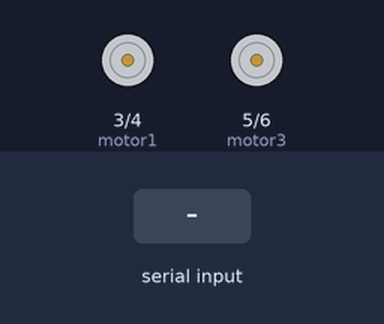
Simulated run of this sketch. Board: Arduino Uno, built with avr-gcc and run on an emulated ATmega328P. On the bench: motor-driver pin pairs drawn as motors (green arrow = first pin HIGH = forward, orange = second pin HIGH = backward, longer = more drive). The inputs (shaded band) are chosen by the test bench.

Above: at 1.2 s.
1.3 s: "F" received over Serial
At 2.4 s:
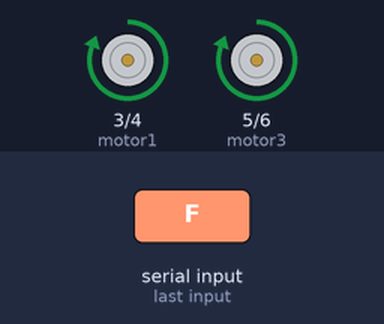
2.8 s: "B" received over Serial
At 3.5 s:
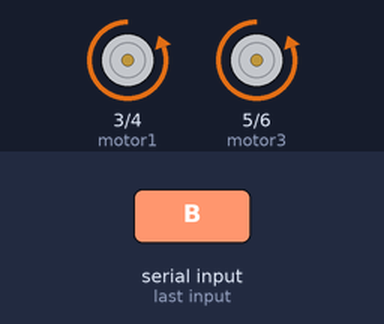
4.3 s: "L" received over Serial
At 4.7 s:
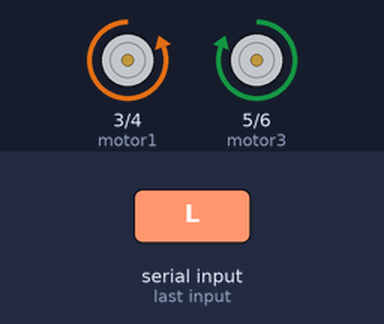
5.8 s: "R" received over Serial
At 7.0 s:
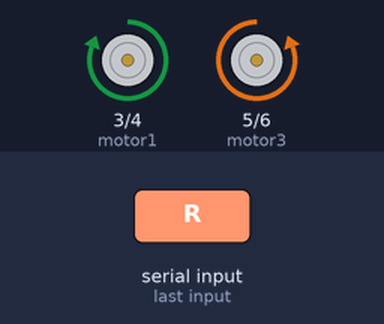
7.3 s: "S" received over Serial
At 8.2 s:
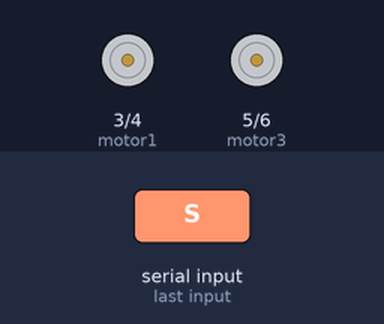
Timing chart, 0 to 9.8 s (numbered marks = the images above; inputs shaded):
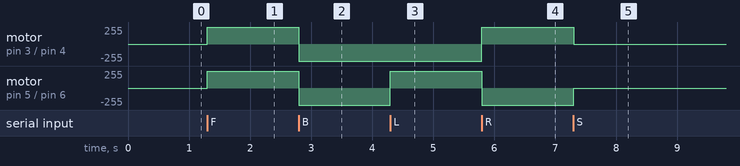

Measured:
- after the input at 1.3 s, motor on pin 3 (motor1) / pin 4 (motor2), motor on pin 5 (motor3) / pin 6 (motor4): stopped → forward 255/255 at once
- after the input at 2.8 s, motor on pin 3 (motor1) / pin 4 (motor2), motor on pin 5 (motor3) / pin 6 (motor4): forward 255/255 → backward 255/255 at once
- after the input at 4.3 s, motor on pin 5 (motor3) / pin 6 (motor4): backward 255/255 → forward 255/255 at once
- after the input at 5.8 s, motor on pin 3 (motor1) / pin 4 (motor2): backward 255/255 → forward 255/255 at once; motor on pin 5 (motor3) / pin 6 (motor4): forward 255/255 → backward 255/255 at once
- after the input at 7.3 s, motor on pin 3 (motor1) / pin 4 (motor2): forward 255/255 → stopped at once; motor on pin 5 (motor3) / pin 6 (motor4): backward 255/255 → stopped at once

The sketch:

bt_robot.ino
```cpp
char command;
int motor1 = 3;
int motor2 = 4;
int motor3 = 5;
int motor4 = 6;

void setup() {
  Serial.begin(9600);
  pinMode(motor1, OUTPUT);
  pinMode(motor2, OUTPUT);
  pinMode(motor3, OUTPUT);
  pinMode(motor4, OUTPUT);
}

void loop() {
  if (Serial.available()) {
    command = Serial.read();
    if (command == 'F') { digitalWrite(motor1, HIGH); digitalWrite(motor2, LOW); digitalWrite(motor3, HIGH); digitalWrite(motor4, LOW); }
    if (command == 'B') { digitalWrite(motor1, LOW); digitalWrite(motor2, HIGH); digitalWrite(motor3, LOW); digitalWrite(motor4, HIGH); }
    if (command == 'L') { digitalWrite(motor1, LOW); digitalWrite(motor2, HIGH); digitalWrite(motor3, HIGH); digitalWrite(motor4, LOW); }
    if (command == 'R') { digitalWrite(motor1, HIGH); digitalWrite(motor2, LOW); digitalWrite(motor3, LOW); digitalWrite(motor4, HIGH); }
    if (command == 'S') { digitalWrite(motor1, LOW); digitalWrite(motor2, LOW); digitalWrite(motor3, LOW); digitalWrite(motor4, LOW); }
  }
}
```
